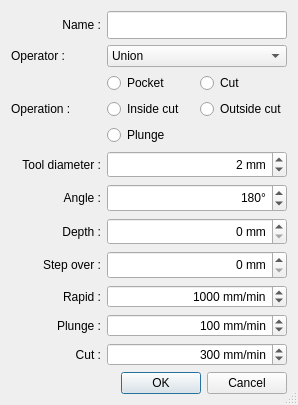
<?xml version="1.0" encoding="UTF-8"?>
<ui version="4.0">
 <class>Operation</class>
 <widget class="QDialog" name="Operation">
  <property name="geometry">
   <rect>
    <x>0</x>
    <y>0</y>
    <width>298</width>
    <height>405</height>
   </rect>
  </property>
  <property name="windowTitle">
   <string>Dialog</string>
  </property>
  <property name="sizeGripEnabled">
   <bool>true</bool>
  </property>
  <layout class="QGridLayout" name="gridLayout">
   <item row="5" column="1">
    <widget class="QSpinBox" name="spinBox_2">
     <property name="sizePolicy">
      <sizepolicy hsizetype="Expanding" vsizetype="Preferred">
       <horstretch>0</horstretch>
       <verstretch>0</verstretch>
      </sizepolicy>
     </property>
     <property name="alignment">
      <set>Qt::AlignRight|Qt::AlignTrailing|Qt::AlignVCenter</set>
     </property>
     <property name="suffix">
      <string> mm</string>
     </property>
    </widget>
   </item>
   <item row="12" column="0">
    <widget class="QLabel" name="label_8">
     <property name="minimumSize">
      <size>
       <width>90</width>
       <height>0</height>
      </size>
     </property>
     <property name="text">
      <string>Cut :</string>
     </property>
     <property name="alignment">
      <set>Qt::AlignRight|Qt::AlignTrailing|Qt::AlignVCenter</set>
     </property>
    </widget>
   </item>
   <item row="6" column="0">
    <widget class="QLabel" name="label_4">
     <property name="sizePolicy">
      <sizepolicy hsizetype="Minimum" vsizetype="Preferred">
       <horstretch>0</horstretch>
       <verstretch>0</verstretch>
      </sizepolicy>
     </property>
     <property name="minimumSize">
      <size>
       <width>90</width>
       <height>0</height>
      </size>
     </property>
     <property name="text">
      <string>Step over :</string>
     </property>
     <property name="alignment">
      <set>Qt::AlignRight|Qt::AlignTrailing|Qt::AlignVCenter</set>
     </property>
    </widget>
   </item>
   <item row="5" column="0">
    <widget class="QLabel" name="label_3">
     <property name="sizePolicy">
      <sizepolicy hsizetype="Minimum" vsizetype="Preferred">
       <horstretch>0</horstretch>
       <verstretch>0</verstretch>
      </sizepolicy>
     </property>
     <property name="minimumSize">
      <size>
       <width>90</width>
       <height>0</height>
      </size>
     </property>
     <property name="text">
      <string>Depth :</string>
     </property>
     <property name="alignment">
      <set>Qt::AlignRight|Qt::AlignTrailing|Qt::AlignVCenter</set>
     </property>
    </widget>
   </item>
   <item row="3" column="1">
    <widget class="QSpinBox" name="spinBox_4">
     <property name="sizePolicy">
      <sizepolicy hsizetype="Expanding" vsizetype="Preferred">
       <horstretch>0</horstretch>
       <verstretch>0</verstretch>
      </sizepolicy>
     </property>
     <property name="alignment">
      <set>Qt::AlignRight|Qt::AlignTrailing|Qt::AlignVCenter</set>
     </property>
     <property name="suffix">
      <string> mm</string>
     </property>
     <property name="minimum">
      <number>1</number>
     </property>
     <property name="value">
      <number>2</number>
     </property>
    </widget>
   </item>
   <item row="10" column="0">
    <widget class="QLabel" name="label_6">
     <property name="minimumSize">
      <size>
       <width>90</width>
       <height>0</height>
      </size>
     </property>
     <property name="text">
      <string>Rapid :</string>
     </property>
     <property name="alignment">
      <set>Qt::AlignRight|Qt::AlignTrailing|Qt::AlignVCenter</set>
     </property>
    </widget>
   </item>
   <item row="11" column="0">
    <widget class="QLabel" name="label_7">
     <property name="minimumSize">
      <size>
       <width>90</width>
       <height>0</height>
      </size>
     </property>
     <property name="text">
      <string>Plunge :</string>
     </property>
     <property name="alignment">
      <set>Qt::AlignRight|Qt::AlignTrailing|Qt::AlignVCenter</set>
     </property>
    </widget>
   </item>
   <item row="0" column="1">
    <widget class="QLineEdit" name="lineEdit">
     <property name="sizePolicy">
      <sizepolicy hsizetype="Expanding" vsizetype="Preferred">
       <horstretch>0</horstretch>
       <verstretch>0</verstretch>
      </sizepolicy>
     </property>
    </widget>
   </item>
   <item row="6" column="1">
    <widget class="QSpinBox" name="spinBox_3">
     <property name="sizePolicy">
      <sizepolicy hsizetype="Expanding" vsizetype="Preferred">
       <horstretch>0</horstretch>
       <verstretch>0</verstretch>
      </sizepolicy>
     </property>
     <property name="alignment">
      <set>Qt::AlignRight|Qt::AlignTrailing|Qt::AlignVCenter</set>
     </property>
     <property name="suffix">
      <string> mm</string>
     </property>
    </widget>
   </item>
   <item row="4" column="0">
    <widget class="QLabel" name="label_5">
     <property name="sizePolicy">
      <sizepolicy hsizetype="Minimum" vsizetype="Preferred">
       <horstretch>0</horstretch>
       <verstretch>0</verstretch>
      </sizepolicy>
     </property>
     <property name="minimumSize">
      <size>
       <width>90</width>
       <height>0</height>
      </size>
     </property>
     <property name="text">
      <string>Angle :</string>
     </property>
     <property name="alignment">
      <set>Qt::AlignRight|Qt::AlignTrailing|Qt::AlignVCenter</set>
     </property>
    </widget>
   </item>
   <item row="13" column="0" colspan="2">
    <widget class="QDialogButtonBox" name="buttonBox">
     <property name="orientation">
      <enum>Qt::Horizontal</enum>
     </property>
     <property name="standardButtons">
      <set>QDialogButtonBox::Cancel|QDialogButtonBox::Ok</set>
     </property>
    </widget>
   </item>
   <item row="0" column="0">
    <widget class="QLabel" name="label">
     <property name="sizePolicy">
      <sizepolicy hsizetype="Minimum" vsizetype="Preferred">
       <horstretch>0</horstretch>
       <verstretch>0</verstretch>
      </sizepolicy>
     </property>
     <property name="minimumSize">
      <size>
       <width>90</width>
       <height>0</height>
      </size>
     </property>
     <property name="text">
      <string>Name :</string>
     </property>
     <property name="alignment">
      <set>Qt::AlignRight|Qt::AlignTrailing|Qt::AlignVCenter</set>
     </property>
    </widget>
   </item>
   <item row="11" column="1">
    <widget class="QSpinBox" name="spinBox_6">
     <property name="alignment">
      <set>Qt::AlignRight|Qt::AlignTrailing|Qt::AlignVCenter</set>
     </property>
     <property name="suffix">
      <string> mm/min</string>
     </property>
     <property name="minimum">
      <number>1</number>
     </property>
     <property name="maximum">
      <number>5000</number>
     </property>
     <property name="value">
      <number>100</number>
     </property>
    </widget>
   </item>
   <item row="4" column="1">
    <widget class="QSpinBox" name="spinBox">
     <property name="sizePolicy">
      <sizepolicy hsizetype="Expanding" vsizetype="Preferred">
       <horstretch>0</horstretch>
       <verstretch>0</verstretch>
      </sizepolicy>
     </property>
     <property name="alignment">
      <set>Qt::AlignRight|Qt::AlignTrailing|Qt::AlignVCenter</set>
     </property>
     <property name="suffix">
      <string>°</string>
     </property>
     <property name="maximum">
      <number>360</number>
     </property>
     <property name="value">
      <number>180</number>
     </property>
    </widget>
   </item>
   <item row="3" column="0">
    <widget class="QLabel" name="label_2">
     <property name="sizePolicy">
      <sizepolicy hsizetype="Minimum" vsizetype="Preferred">
       <horstretch>0</horstretch>
       <verstretch>0</verstretch>
      </sizepolicy>
     </property>
     <property name="minimumSize">
      <size>
       <width>90</width>
       <height>0</height>
      </size>
     </property>
     <property name="text">
      <string>Tool diameter :</string>
     </property>
     <property name="alignment">
      <set>Qt::AlignRight|Qt::AlignTrailing|Qt::AlignVCenter</set>
     </property>
    </widget>
   </item>
   <item row="12" column="1">
    <widget class="QSpinBox" name="spinBox_7">
     <property name="alignment">
      <set>Qt::AlignRight|Qt::AlignTrailing|Qt::AlignVCenter</set>
     </property>
     <property name="suffix">
      <string> mm/min</string>
     </property>
     <property name="minimum">
      <number>1</number>
     </property>
     <property name="maximum">
      <number>5000</number>
     </property>
     <property name="value">
      <number>300</number>
     </property>
    </widget>
   </item>
   <item row="10" column="1">
    <widget class="QSpinBox" name="spinBox_5">
     <property name="sizePolicy">
      <sizepolicy hsizetype="Expanding" vsizetype="Fixed">
       <horstretch>0</horstretch>
       <verstretch>0</verstretch>
      </sizepolicy>
     </property>
     <property name="alignment">
      <set>Qt::AlignRight|Qt::AlignTrailing|Qt::AlignVCenter</set>
     </property>
     <property name="suffix">
      <string> mm/min</string>
     </property>
     <property name="minimum">
      <number>1</number>
     </property>
     <property name="maximum">
      <number>5000</number>
     </property>
     <property name="value">
      <number>1000</number>
     </property>
    </widget>
   </item>
   <item row="2" column="1">
    <layout class="QGridLayout" name="gridLayout_3">
     <item row="0" column="0">
      <widget class="QRadioButton" name="radioButton">
       <property name="text">
        <string>Pocket</string>
       </property>
      </widget>
     </item>
     <item row="1" column="0">
      <widget class="QRadioButton" name="radioButton_3">
       <property name="text">
        <string>Inside cut</string>
       </property>
      </widget>
     </item>
     <item row="2" column="0">
      <widget class="QRadioButton" name="radioButton_5">
       <property name="text">
        <string>Plunge</string>
       </property>
      </widget>
     </item>
     <item row="0" column="1">
      <widget class="QRadioButton" name="radioButton_2">
       <property name="text">
        <string>Cut</string>
       </property>
      </widget>
     </item>
     <item row="1" column="1">
      <widget class="QRadioButton" name="radioButton_4">
       <property name="text">
        <string>Outside cut</string>
       </property>
      </widget>
     </item>
    </layout>
   </item>
   <item row="2" column="0">
    <widget class="QLabel" name="label_9">
     <property name="text">
      <string>Operation :</string>
     </property>
    </widget>
   </item>
   <item row="1" column="0">
    <widget class="QLabel" name="label_10">
     <property name="text">
      <string>Operator :</string>
     </property>
    </widget>
   </item>
   <item row="1" column="1">
    <widget class="QComboBox" name="comboBox">
     <item>
      <property name="text">
       <string>Union</string>
      </property>
     </item>
     <item>
      <property name="text">
       <string>Intersect</string>
      </property>
     </item>
     <item>
      <property name="text">
       <string>Except</string>
      </property>
     </item>
     <item>
      <property name="text">
       <string>Subtract</string>
      </property>
     </item>
    </widget>
   </item>
  </layout>
 </widget>
 <resources/>
 <connections>
  <connection>
   <sender>buttonBox</sender>
   <signal>accepted()</signal>
   <receiver>Operation</receiver>
   <slot>accept()</slot>
   <hints>
    <hint type="sourcelabel">
     <x>248</x>
     <y>254</y>
    </hint>
    <hint type="destinationlabel">
     <x>157</x>
     <y>274</y>
    </hint>
   </hints>
  </connection>
  <connection>
   <sender>buttonBox</sender>
   <signal>rejected()</signal>
   <receiver>Operation</receiver>
   <slot>reject()</slot>
   <hints>
    <hint type="sourcelabel">
     <x>316</x>
     <y>260</y>
    </hint>
    <hint type="destinationlabel">
     <x>286</x>
     <y>274</y>
    </hint>
   </hints>
  </connection>
 </connections>
</ui>
